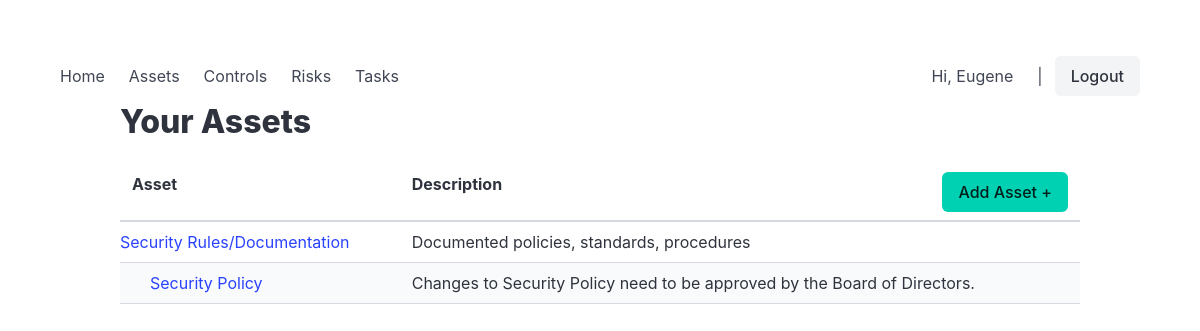
The page /car/asset/ (signed in) on the database as committed earlier.
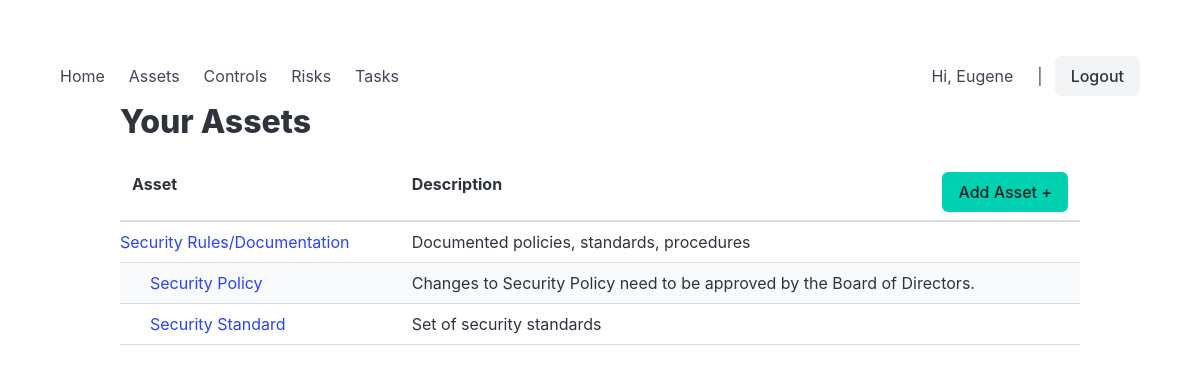
The same page on the database as committed later.
### car/models.py (models this page shows, shortened)
class TimestampedModel(models.Model):
    created_at = models.DateTimeField(auto_now_add=True)
    updated_at = models.DateTimeField(auto_now=True)
    created_by = models.ForeignKey(
        settings.AUTH_USER_MODEL,
        null=True,
        blank=True,
        on_delete=models.SET_NULL,
        related_name="%(class)s_created",
        editable=False,
    )
    updated_by = models.ForeignKey(
        settings.AUTH_USER_MODEL,
        null=True,
        blank=True,
        on_delete=models.SET_NULL,
        related_name="%(class)s_updated",
        editable=False,
    )
    updated_by_username = models.CharField(
        max_length=150,
        blank=True,
        editable=False,
    )
    class Meta:
        abstract = True

class Asset(TimestampedModel):
    name = models.CharField(max_length=200)
    description = models.TextField(blank=True)
    parent = models.ForeignKey(
        "self",
        null=True,
        blank=True,
        on_delete=models.PROTECT,
        related_name="children"
    )
    owner = models.ForeignKey(Owner,on_delete=models.PROTECT,blank=True,null=True)
    is_active = models.BooleanField(default=True)
    history = HistoricalRecords()
    class Meta:
        ordering = ["name"]

### car/views.py (the view)
# urls.py: path("asset/", views.asset_list, name="asset_list"),
def asset_list(request):
    asset_list = build_asset_tree(request.user)
    can_edit = can_edit_asset(request.user, asset_list[0]) if asset_list else False
    context = {"asset_list": asset_list, "ptitle": "Your assets", "can_edit": can_edit}
    return render(request, "car/asset_list.html", context)

### car/views.py (called while the page is built)
def build_asset_tree(user,parent=None, level=0):
    rows = []
    assets = Asset.objects.filter(owner__users=user,parent=parent).order_by("name")
    for asset in assets:
        asset.level = level          # for indentation
        asset.indent = asset.level * 30
        rows.append(asset)
        rows.extend(build_asset_tree(user,asset, level + 1))
    return rows

def can_edit_asset(user,control):
    return OwnerMembership.objects.filter(
        owner=control.owner,
        user=user,
        role__in=["OWNER", "MANAGER", "MEMBER"]
    ).exists()

### car/templates/car/asset_list.html (shortened to what this page needs)
{% extends "car/base.html" %}
{% block content %}
{% load static %}
    <div class="container">
      <h1 class="title">Your Assets</h1>
      <table class="table is-striped is-hoverable is-fullwidth">
        <thead>
          <tr>
            <th>Asset</th>
            <th>Description
              <div style="float: right;"><a href="{% url 'asset_form' 0 %}"><span title="Add new Asset" class="button is-primary">Add Asset +</span></a></div>
            </th>
          </tr>
        </thead>
        <tbody>
          <tr>
        {% for ass in asset_list %}
            <td style="padding-left: {{ ass.indent }}px;">
                <a href="{% url 'asset_form' ass.pk %}">{{ ass.name }}</a>
            </td>
            <td>{{ ass.description }}</td>
          </tr><tr>
        {% empty %}
            <td colspan="2">No assets are assigned to you.</td>
        {% endfor %}
          </tr>
        </tbody>
      </table>
    </div>
{% endblock %}

### car/templates/car/base.html (shortened to what this page needs)
<!DOCTYPE html>
{% load static %}
<html lang="en">
  <head>
    <link rel="stylesheet" href="https://cdn.jsdelivr.net/npm/bulma@1.0.4/css/bulma.min.css">
  </head>
  <body class="section">
    <nav class="navbar" role="navigation" aria-label="main navigation">
      <div id="mainNavbar" class="navbar-menu">
        <div class="navbar-start">
          <a class="navbar-item" href="{% url 'main' %}">Home</a>
          <a class="navbar-item" href="{% url 'asset_list' %}">Assets</a>
          <a class="navbar-item" href="{% url 'control_list' %}">Controls</a>
          <a class="navbar-item" href="">Risks</a>
          <a class="navbar-item" href="">Tasks</a>
        </div>
        <div class="navbar-end">
          <div class="navbar-item">
            <div class="buttons">
              {% if user.is_authenticated %}
                <a class="navbar-item">Hi, {{ user.first_name }}</a> |
                <a class="button is-light" hx-post="{% url 'logout' %}">Logout</a>
              {% else %}
                <a class="button is-primary" hx-post="{% url 'login' %}">Login</a>
              {% endif %}
            </div>
          </div>
        </div>
      </div>
    </nav>
    {% block content %}{% endblock %}
  </body>
</html>

Rows that differ between the two databases and show on the page:
added Asset: name "Security Standard", description "Set of security standards"
